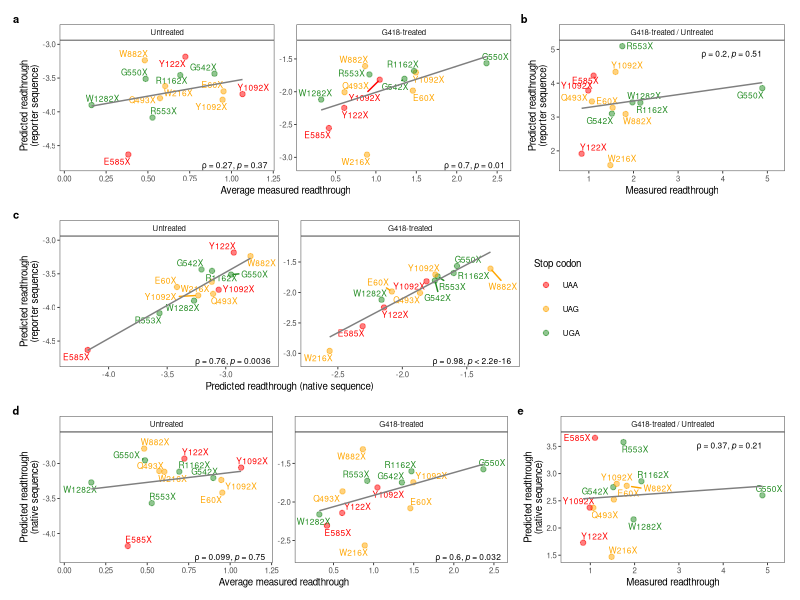
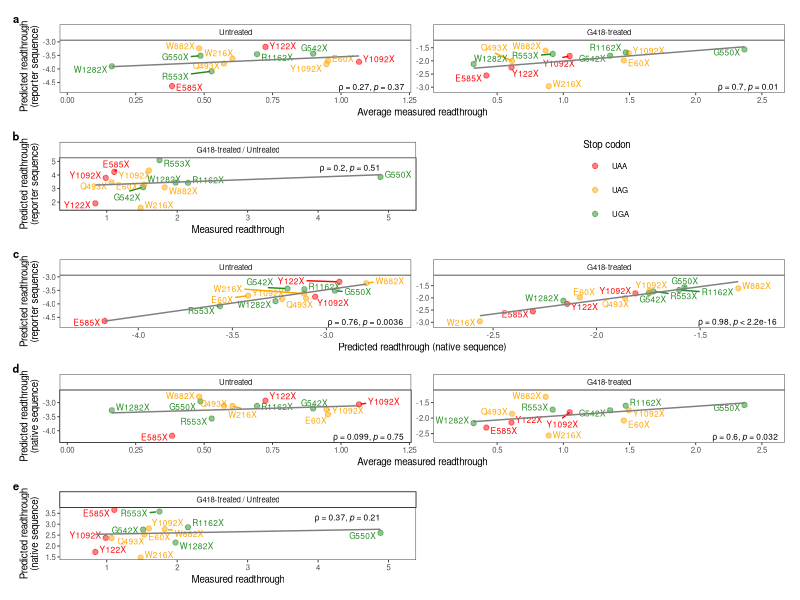

The R script that drew these images, in order:
# ----------------------------------------
# Figure 4
# ----------------------------------------

library(dplyr)
library(ggplot2)
library(ggpubr)
library(ggrepel)

# Dual-Luc measurement vs. Predicted readthrough
df <- read.table("../Data/measured_vs_predicted_readthrough.txt", header = TRUE, sep = "\t")
df$G418_treatment <- factor(df$G418_treatment, levels = c("Untreated", "G418-treated"))
df <- df[which(df$Mutation != "S434X"), ] # Remove S434X because Dual-Luc measurements were compromised by non-readthrough signals

p_rt_reporter <- ggplot(df, aes(x = average_measured_rt, y = predicted_rt_reporter)) + 
  geom_point(aes(color = stop_codon), alpha = 0.5) + 
  geom_text_repel(aes(label = Mutation, color = stop_codon), size = 6/.pt, show.legend = FALSE,
                  box.padding = 0.1, point.padding = 0.1, max.overlaps = Inf, min.segment.length = 0) +
  geom_smooth(method = "lm", se = FALSE, alpha = 0.5, linewidth = 0.5, color = "grey50") + 
  stat_cor(method = "spearman", cor.coef.name = "rho", size = 6/.pt,
           label.x = Inf, label.y = -Inf, hjust = 1.1, vjust = -0.1, show.legend = FALSE) +
  facet_wrap(~G418_treatment, scales = "free", nrow = 1) +
  scale_color_manual(name = "Stop codon", values = c("red", "orange", "forestgreen")) +
  scale_x_continuous(expand = c(0.1, 0.1)) + scale_y_continuous(expand = c(0.1, 0.1)) + 
  xlab("Average measured readthrough") + ylab("Predicted readthrough\n(reporter sequence)") +
  theme_bw(base_size = 7) + 
  theme(panel.grid = element_blank(), strip.background = element_rect(fill = "white"), 
        legend.position = "top")

p_rt_native <- ggplot(df, aes(x = average_measured_rt, y = predicted_rt_native)) + 
  geom_point(aes(color = stop_codon), alpha = 0.5) + 
  geom_text_repel(aes(label = Mutation, color = stop_codon), size = 6/.pt, show.legend = FALSE,
                  box.padding = 0.1, point.padding = 0.1, max.overlaps = Inf, min.segment.length = 0) +
  geom_smooth(method = "lm", se = FALSE, alpha = 0.5, linewidth = 0.5, color = "grey50") + 
  stat_cor(method = "spearman", cor.coef.name = "rho", size = 6/.pt, 
           label.x = Inf, label.y = -Inf, hjust = 1.1, vjust = -0.1, show.legend = FALSE) +
  facet_wrap(~G418_treatment, scales = "free", nrow = 1) +
  scale_color_manual(name = "Stop codon", values = c("red", "orange", "forestgreen")) +
  scale_x_continuous(expand = c(0.1, 0.1)) + scale_y_continuous(expand = c(0.1, 0.1)) + 
  xlab("Average measured readthrough") + ylab("Predicted readthrough\n(native sequence)") +
  theme_bw(base_size = 7) + 
  theme(panel.grid = element_blank(), strip.background = element_rect(fill = "white"), 
        legend.position = "top")

p_rt_compare <- ggplot(df, aes(x = predicted_rt_native, y = predicted_rt_reporter)) + 
  geom_point(aes(color = stop_codon), alpha = 0.5) + 
  geom_text_repel(aes(label = Mutation, color = stop_codon), size = 6/.pt, show.legend = FALSE,
                  box.padding = 0.1, point.padding = 0.1, max.overlaps = Inf, min.segment.length = 0) +
  geom_smooth(method = "lm", se = FALSE, alpha = 0.5, linewidth = 0.5, color = "grey50") + 
  stat_cor(method = "spearman", cor.coef.name = "rho", size = 6/.pt, 
           label.x = Inf, label.y = -Inf, hjust = 1.1, vjust = -0.1, show.legend = FALSE) +
  facet_wrap(~G418_treatment, scales = "free", nrow = 1) +
  scale_color_manual(name = "Stop codon", values = c("red", "orange", "forestgreen")) +
  scale_x_continuous(expand = c(0.1, 0.1)) + scale_y_continuous(expand = c(0.1, 0.1)) + 
  xlab("Predicted readthrough (native sequence)") + ylab("Predicted readthrough\n(reporter sequence)") +
  theme_bw(base_size = 7) + 
  theme(panel.grid = element_blank(), strip.background = element_rect(fill = "white"), 
        legend.position = "right")

# Dual-Luc measurement vs. Predicted foldchange
fc <- read.table("../Data/measured_vs_predicted_readthrough_G418-treated_Untreated_foldchange.txt", header = TRUE, sep = "\t")
fc$facet_label <- "G418-treated / Untreated"
fc <- fc[which(fc$Mutation != "S434X"), ] # Remove S434X because Dual-Luc measurements were compromised by non-readthrough signals

p_fc_reporter <- ggplot(fc, aes(x = foldchange_measured_rt, y = foldchange_predicted_rt_reporter)) +
  geom_point(aes(color = stop_codon), alpha = 0.5) + 
  geom_text_repel(aes(label = Mutation, color = stop_codon), size = 6/.pt, show.legend = FALSE,
                  box.padding = 0.1, point.padding = 0.3, max.overlaps = Inf, min.segment.length = 0) +
  geom_smooth(method = "lm", se = FALSE, alpha = 0.5, linewidth = 0.5, color = "grey50") +
  stat_cor(method = "spearman", cor.coef.name = "rho", size = 6/.pt, label.x.npc = "right", hjust = 1) +
  facet_wrap(~facet_label) +
  scale_x_continuous(expand = c(0.1, 0.1)) +
  scale_color_manual(name = "Stop codon", values = c("red", "orange", "forestgreen")) +
  xlab("Measured readthrough") + ylab("Predicted readthrough\n(reporter sequence)") +
  theme_bw(base_size = 7) + theme(panel.grid = element_blank(), strip.background = element_rect(fill = "white"), 
                                   legend.position = "top")

p_fc_native <- ggplot(fc, aes(x = foldchange_measured_rt, y = foldchange_predicted_rt_native)) +
  geom_point(aes(color = stop_codon), alpha = 0.5) + 
  geom_text_repel(aes(label = Mutation, color = stop_codon), size = 6/.pt, show.legend = FALSE,
                  box.padding = 0.1, point.padding = 0.3, max.overlaps = Inf, min.segment.length = 0) +
  geom_smooth(method = "lm", se = FALSE, alpha = 0.5, linewidth = 0.5, color = "grey50") +
  stat_cor(method = "spearman", cor.coef.name = "rho", size = 6/.pt, label.x.npc = "right", hjust = 1) +
  facet_wrap(~facet_label) +
  scale_x_continuous(expand = c(0.1, 0.1)) +
  scale_color_manual(name = "Stop codon", values = c("red", "orange", "forestgreen")) +
  xlab("Measured readthrough") + ylab("Predicted readthrough\n(native sequence)") +
  theme_bw(base_size = 7) + theme(panel.grid = element_blank(), strip.background = element_rect(fill = "white"), 
                                   legend.position = "top")

# Combine panels
library(patchwork)
p_reporter <- (p_rt_reporter | p_fc_reporter) + plot_layout(widths = c(2, 1)) & theme(legend.position = "none")
p_compare <- (p_rt_compare | plot_spacer()) + plot_layout(widths = c(2.12, 0.86)) & theme(legend.position = "right")
p_native <- (p_rt_native | p_fc_native) + plot_layout(widths = c(2, 1)) & theme(legend.position = "none")
p <- (p_reporter / p_compare / p_native) + 
  plot_annotation(tag_levels = 'a') &
  theme(plot.tag = element_text(size = 8, face = "bold"), plot.tag.position = "topleft")

# Export plot
library(Cairo)
CairoFonts(
  regular = "Arial:style=Regular",
  bold = "Arial:style=Black",
  italic = "Arial:style=Italic",
  bolditalic = "Arial:style=Black Italic",
  symbol = "Symbol"
)
cairo_pdf(filename = "../Plots/Figure4.pdf", family = "Arial", width = 7, height = 7) 
p
dev.off()

# (half-column)
leg <- get_legend(p_rt_compare)
test <- p_rt_reporter / (p_fc_reporter | leg) / p_rt_compare / p_rt_native / (p_fc_native | plot_spacer()) + 
  #plot_layout(guides = "collect") + 
  plot_annotation(tag_levels = list(c("a", "b", "", "c", "d", "e"))) &
  theme(plot.tag = element_text(size = 8, face = "bold"), plot.tag.position = "topleft", legend.position = "none")
cairo_pdf(filename = "../Plots/Figure4_test.pdf", family = "Arial", width = 3.4, height = 8.5) 
test
dev.off()
